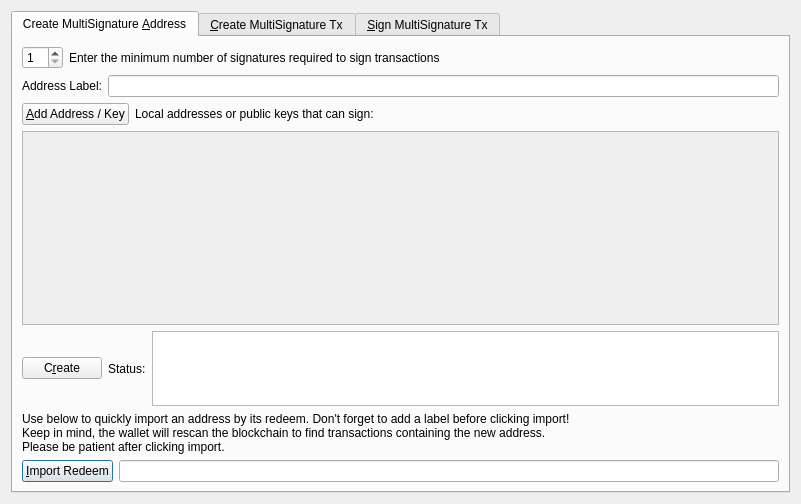
<?xml version="1.0" encoding="UTF-8"?>
<ui version="4.0">
 <class>MultisigDialog</class>
 <widget class="QDialog" name="MultisigDialog">
  <property name="geometry">
   <rect>
    <x>0</x>
    <y>0</y>
    <width>801</width>
    <height>504</height>
   </rect>
  </property>
  <property name="sizePolicy">
   <sizepolicy hsizetype="Fixed" vsizetype="Fixed">
    <horstretch>0</horstretch>
    <verstretch>0</verstretch>
   </sizepolicy>
  </property>
  <property name="windowTitle">
   <string>Multisignature Address Interactions</string>
  </property>
  <layout class="QVBoxLayout" name="verticalLayout_8">
   <item>
    <widget class="QTabWidget" name="multisigTabWidget">
     <property name="styleSheet">
      <string notr="true">QScrollArea{border: 1px solid #5b4c7c;}
QFrame{background-color:#f2f0f0;}
QLabel{background-color:#ffffff;}
QFrame &gt; QLabel{background-color:#f2f0f0;}</string>
     </property>
     <property name="currentIndex">
      <number>0</number>
     </property>
     <widget class="QWidget" name="addMultisigTab">
      <property name="sizePolicy">
       <sizepolicy hsizetype="Minimum" vsizetype="Minimum">
        <horstretch>0</horstretch>
        <verstretch>0</verstretch>
       </sizepolicy>
      </property>
      <attribute name="title">
       <string>Create MultiSignature &amp;Address</string>
      </attribute>
      <layout class="QVBoxLayout" name="verticalLayout">
       <item>
        <layout class="QHBoxLayout" name="enterMLayout">
         <item>
          <widget class="QSpinBox" name="enterMSpinbox">
           <property name="sizePolicy">
            <sizepolicy hsizetype="Fixed" vsizetype="Fixed">
             <horstretch>0</horstretch>
             <verstretch>0</verstretch>
            </sizepolicy>
           </property>
           <property name="toolTip">
            <string>How many people must sign to verify a transaction</string>
           </property>
           <property name="minimum">
            <number>1</number>
           </property>
           <property name="maximum">
            <number>16</number>
           </property>
           <property name="value">
            <number>1</number>
           </property>
          </widget>
         </item>
         <item>
          <widget class="QLabel" name="enterMLabel">
           <property name="text">
            <string>Enter the minimum number of signatures required to sign transactions</string>
           </property>
          </widget>
         </item>
        </layout>
       </item>
       <item>
        <layout class="QHBoxLayout" name="addressLabelLayout">
         <item>
          <widget class="QLabel" name="addressLableLabel">
           <property name="text">
            <string>Address Label:</string>
           </property>
          </widget>
         </item>
         <item>
          <widget class="QLineEdit" name="multisigAddressLabel"/>
         </item>
        </layout>
       </item>
       <item>
        <layout class="QHBoxLayout" name="addAddressLayout">
         <item>
          <widget class="QPushButton" name="addAddressButton">
           <property name="toolTip">
            <string>Add another address that could sign to verify a transaction from the multisig address.</string>
           </property>
           <property name="text">
            <string>&amp;Add Address / Key</string>
           </property>
           <property name="icon">
            <iconset resource="../gov.qrc">
             <normaloff>:/icons/add</normaloff>:/icons/add</iconset>
           </property>
           <property name="autoDefault">
            <bool>false</bool>
           </property>
          </widget>
         </item>
         <item>
          <widget class="QLabel" name="addAddressLabel">
           <property name="sizePolicy">
            <sizepolicy hsizetype="Preferred" vsizetype="Fixed">
             <horstretch>0</horstretch>
             <verstretch>0</verstretch>
            </sizepolicy>
           </property>
           <property name="text">
            <string>Local addresses or public keys that can sign:</string>
           </property>
          </widget>
         </item>
         <item>
          <spacer name="addAddressSpacer_2">
           <property name="orientation">
            <enum>Qt::Horizontal</enum>
           </property>
           <property name="sizeHint" stdset="0">
            <size>
             <width>40</width>
             <height>10</height>
            </size>
           </property>
          </spacer>
         </item>
        </layout>
       </item>
       <item>
        <widget class="QScrollArea" name="addAddressScrollArea">
         <property name="sizePolicy">
          <sizepolicy hsizetype="Preferred" vsizetype="Expanding">
           <horstretch>0</horstretch>
           <verstretch>0</verstretch>
          </sizepolicy>
         </property>
         <property name="widgetResizable">
          <bool>true</bool>
         </property>
         <widget class="QWidget" name="addAddressWidget">
          <property name="geometry">
           <rect>
            <x>0</x>
            <y>0</y>
            <width>759</width>
            <height>165</height>
           </rect>
          </property>
          <layout class="QVBoxLayout" name="verticalLayout_5">
           <item>
            <layout class="QVBoxLayout" name="addressList"/>
           </item>
           <item>
            <spacer name="verticalSpacer">
             <property name="orientation">
              <enum>Qt::Vertical</enum>
             </property>
             <property name="sizeHint" stdset="0">
              <size>
               <width>20</width>
               <height>40</height>
              </size>
             </property>
            </spacer>
           </item>
          </layout>
         </widget>
        </widget>
       </item>
       <item>
        <layout class="QHBoxLayout" name="addMultisigLayout">
         <item>
          <widget class="QPushButton" name="addMultisigButton">
           <property name="sizePolicy">
            <sizepolicy hsizetype="Preferred" vsizetype="Fixed">
             <horstretch>0</horstretch>
             <verstretch>0</verstretch>
            </sizepolicy>
           </property>
           <property name="toolTip">
            <string>Create a new multisig address</string>
           </property>
           <property name="toolTipDuration">
            <number>-3</number>
           </property>
           <property name="text">
            <string>C&amp;reate</string>
           </property>
           <property name="icon">
            <iconset resource="../gov.qrc">
             <normaloff>:/icons/filesave</normaloff>:/icons/filesave</iconset>
           </property>
           <property name="autoDefault">
            <bool>false</bool>
           </property>
          </widget>
         </item>
         <item>
          <widget class="QLabel" name="label">
           <property name="text">
            <string>Status:</string>
           </property>
          </widget>
         </item>
         <item>
          <widget class="QTextEdit" name="addMultisigStatus">
           <property name="sizePolicy">
            <sizepolicy hsizetype="Expanding" vsizetype="Fixed">
             <horstretch>0</horstretch>
             <verstretch>0</verstretch>
            </sizepolicy>
           </property>
           <property name="maximumSize">
            <size>
             <width>16777215</width>
             <height>75</height>
            </size>
           </property>
           <property name="readOnly">
            <bool>true</bool>
           </property>
           <property name="textInteractionFlags">
            <set>Qt::TextSelectableByKeyboard|Qt::TextSelectableByMouse</set>
           </property>
          </widget>
         </item>
        </layout>
       </item>
       <item>
        <widget class="QLabel" name="label_2">
         <property name="sizePolicy">
          <sizepolicy hsizetype="Preferred" vsizetype="Preferred">
           <horstretch>0</horstretch>
           <verstretch>0</verstretch>
          </sizepolicy>
         </property>
         <property name="text">
          <string>Use below to quickly import an address by its redeem. Don't forget to add a label before clicking import!
Keep in mind, the wallet will rescan the blockchain to find transactions containing the new address.
Please be patient after clicking import.</string>
         </property>
         <property name="scaledContents">
          <bool>false</bool>
         </property>
         <property name="wordWrap">
          <bool>true</bool>
         </property>
        </widget>
       </item>
       <item>
        <layout class="QHBoxLayout" name="importLayout">
         <item>
          <widget class="QPushButton" name="importAddressButton">
           <property name="sizePolicy">
            <sizepolicy hsizetype="Fixed" vsizetype="Fixed">
             <horstretch>0</horstretch>
             <verstretch>0</verstretch>
            </sizepolicy>
           </property>
           <property name="text">
            <string>&amp;Import Redeem</string>
           </property>
           <property name="icon">
            <iconset resource="../gov.qrc">
             <normaloff>:/icons/receiving_addresses</normaloff>:/icons/receiving_addresses</iconset>
           </property>
          </widget>
         </item>
         <item>
          <widget class="QLineEdit" name="importRedeem">
           <property name="sizePolicy">
            <sizepolicy hsizetype="Preferred" vsizetype="Fixed">
             <horstretch>0</horstretch>
             <verstretch>0</verstretch>
            </sizepolicy>
           </property>
          </widget>
         </item>
        </layout>
       </item>
      </layout>
     </widget>
     <widget class="QWidget" name="createTransactionTab">
      <attribute name="title">
       <string>&amp;Create MultiSignature Tx</string>
      </attribute>
      <layout class="QVBoxLayout" name="verticalLayout_3">
       <item>
        <layout class="QHBoxLayout" name="horizontalLayout_2">
         <item>
          <layout class="QVBoxLayout" name="createTxLayout">
           <item>
            <layout class="QHBoxLayout" name="addTxInputLayout">
             <item>
              <widget class="QLabel" name="addTxInputLabel">
               <property name="sizePolicy">
                <sizepolicy hsizetype="Fixed" vsizetype="Preferred">
                 <horstretch>0</horstretch>
                 <verstretch>0</verstretch>
                </sizepolicy>
               </property>
               <property name="text">
                <string>Inputs:</string>
               </property>
              </widget>
             </item>
             <item>
              <widget class="QPushButton" name="pushButtonCoinControl">
               <property name="sizePolicy">
                <sizepolicy hsizetype="Preferred" vsizetype="Fixed">
                 <horstretch>0</horstretch>
                 <verstretch>0</verstretch>
                </sizepolicy>
               </property>
               <property name="text">
                <string>Coin Control</string>
               </property>
              </widget>
             </item>
             <item>
              <layout class="QFormLayout" name="formLayout_2">
               <property name="rightMargin">
                <number>10</number>
               </property>
               <item row="0" column="0">
                <widget class="QLabel" name="labelQuantity">
                 <property name="text">
                  <string>Quantity Selected:</string>
                 </property>
                </widget>
               </item>
               <item row="0" column="1">
                <widget class="QLabel" name="labelQuantity_int">
                 <property name="text">
                  <string>0</string>
                 </property>
                </widget>
               </item>
               <item row="1" column="0">
                <widget class="QLabel" name="labelAmount">
                 <property name="text">
                  <string>Amount:</string>
                 </property>
                </widget>
               </item>
               <item row="1" column="1">
                <widget class="QLabel" name="labelAmount_int">
                 <property name="text">
                  <string>0</string>
                 </property>
                </widget>
               </item>
              </layout>
             </item>
             <item>
              <widget class="QPushButton" name="addInputButton">
               <property name="sizePolicy">
                <sizepolicy hsizetype="Preferred" vsizetype="Fixed">
                 <horstretch>0</horstretch>
                 <verstretch>0</verstretch>
                </sizepolicy>
               </property>
               <property name="toolTip">
                <string>Add an input to fund the outputs</string>
               </property>
               <property name="text">
                <string>Add a Raw Input</string>
               </property>
               <property name="icon">
                <iconset resource="../gov.qrc">
                 <normaloff>:/css/default</normaloff>:/css/default</iconset>
               </property>
              </widget>
             </item>
            </layout>
           </item>
           <item>
            <widget class="QScrollArea" name="txInputsScrollArea">
             <property name="sizePolicy">
              <sizepolicy hsizetype="Preferred" vsizetype="Expanding">
               <horstretch>0</horstretch>
               <verstretch>0</verstretch>
              </sizepolicy>
             </property>
             <property name="widgetResizable">
              <bool>true</bool>
             </property>
             <widget class="QWidget" name="txInputsWidget">
              <property name="geometry">
               <rect>
                <x>0</x>
                <y>0</y>
                <width>98</width>
                <height>28</height>
               </rect>
              </property>
              <layout class="QVBoxLayout" name="verticalLayout_7">
               <item>
                <layout class="QVBoxLayout" name="inputsList"/>
               </item>
               <item>
                <spacer name="txInputsSpacer">
                 <property name="orientation">
                  <enum>Qt::Vertical</enum>
                 </property>
                 <property name="sizeHint" stdset="0">
                  <size>
                   <width>20</width>
                   <height>40</height>
                  </size>
                 </property>
                </spacer>
               </item>
              </layout>
             </widget>
            </widget>
           </item>
           <item>
            <layout class="QHBoxLayout" name="addDestinationLayout">
             <item>
              <widget class="QLabel" name="addDestinationLabel">
               <property name="text">
                <string>Address / Amount:</string>
               </property>
              </widget>
             </item>
             <item>
              <widget class="QPushButton" name="addDestinationButton">
               <property name="sizePolicy">
                <sizepolicy hsizetype="Fixed" vsizetype="Fixed">
                 <horstretch>0</horstretch>
                 <verstretch>0</verstretch>
                </sizepolicy>
               </property>
               <property name="toolTip">
                <string>Add destinations to send GOV to</string>
               </property>
               <property name="text">
                <string>Add &amp;Destination</string>
               </property>
               <property name="icon">
                <iconset resource="../gov.qrc">
                 <normaloff>:/icons/add</normaloff>:/icons/add</iconset>
               </property>
              </widget>
             </item>
             <item>
              <spacer name="addDestinationHorizontalSpacer">
               <property name="orientation">
                <enum>Qt::Horizontal</enum>
               </property>
               <property name="sizeHint" stdset="0">
                <size>
                 <width>40</width>
                 <height>20</height>
                </size>
               </property>
              </spacer>
             </item>
            </layout>
           </item>
           <item>
            <widget class="QScrollArea" name="destionationsScrollArea">
             <property name="sizePolicy">
              <sizepolicy hsizetype="Expanding" vsizetype="Expanding">
               <horstretch>0</horstretch>
               <verstretch>0</verstretch>
              </sizepolicy>
             </property>
             <property name="widgetResizable">
              <bool>true</bool>
             </property>
             <widget class="QWidget" name="destinationsScrollAreaContents">
              <property name="geometry">
               <rect>
                <x>0</x>
                <y>0</y>
                <width>98</width>
                <height>28</height>
               </rect>
              </property>
              <layout class="QVBoxLayout" name="verticalLayout_11">
               <item>
                <layout class="QVBoxLayout" name="destinationsList"/>
               </item>
               <item>
                <spacer name="destinationsSpacer">
                 <property name="orientation">
                  <enum>Qt::Vertical</enum>
                 </property>
                 <property name="sizeHint" stdset="0">
                  <size>
                   <width>20</width>
                   <height>20</height>
                  </size>
                 </property>
                </spacer>
               </item>
              </layout>
             </widget>
            </widget>
           </item>
           <item>
            <layout class="QHBoxLayout" name="horizontalLayout_4">
             <item>
              <widget class="QPushButton" name="createButton">
               <property name="sizePolicy">
                <sizepolicy hsizetype="Fixed" vsizetype="Fixed">
                 <horstretch>0</horstretch>
                 <verstretch>0</verstretch>
                </sizepolicy>
               </property>
               <property name="minimumSize">
                <size>
                 <width>150</width>
                 <height>0</height>
                </size>
               </property>
               <property name="toolTip">
                <string>Create a transaction object using the given inputs to the given outputs</string>
               </property>
               <property name="text">
                <string>Cr&amp;eate</string>
               </property>
               <property name="icon">
                <iconset resource="../gov.qrc">
                 <normaloff>:/icons/export</normaloff>:/icons/export</iconset>
               </property>
               <property name="autoDefault">
                <bool>false</bool>
               </property>
               <property name="default">
                <bool>true</bool>
               </property>
              </widget>
             </item>
             <item>
              <widget class="QLabel" name="createButtonLabel">
               <property name="sizePolicy">
                <sizepolicy hsizetype="Fixed" vsizetype="Preferred">
                 <horstretch>0</horstretch>
                 <verstretch>0</verstretch>
                </sizepolicy>
               </property>
               <property name="text">
                <string>Status:</string>
               </property>
               <property name="alignment">
                <set>Qt::AlignRight|Qt::AlignTrailing|Qt::AlignVCenter</set>
               </property>
              </widget>
             </item>
             <item>
              <widget class="QTextEdit" name="createButtonStatus">
               <property name="sizePolicy">
                <sizepolicy hsizetype="Expanding" vsizetype="Minimum">
                 <horstretch>0</horstretch>
                 <verstretch>0</verstretch>
                </sizepolicy>
               </property>
               <property name="maximumSize">
                <size>
                 <width>16777215</width>
                 <height>16777215</height>
                </size>
               </property>
               <property name="readOnly">
                <bool>true</bool>
               </property>
               <property name="html">
                <string>&lt;!DOCTYPE HTML PUBLIC &quot;-//W3C//DTD HTML 4.0//EN&quot; &quot;http://www.w3.org/TR/REC-html40/strict.dtd&quot;&gt;
&lt;html&gt;&lt;head&gt;&lt;meta name=&quot;qrichtext&quot; content=&quot;1&quot; /&gt;&lt;style type=&quot;text/css&quot;&gt;
p, li { white-space: pre-wrap; }
&lt;/style&gt;&lt;/head&gt;&lt;body style=&quot; font-family:'Noto Sans'; font-size:9pt; font-weight:400; font-style:normal;&quot;&gt;
&lt;p style=&quot;-qt-paragraph-type:empty; margin-top:0px; margin-bottom:0px; margin-left:0px; margin-right:0px; -qt-block-indent:0; text-indent:0px;&quot;&gt;&lt;br /&gt;&lt;/p&gt;&lt;/body&gt;&lt;/html&gt;</string>
               </property>
              </widget>
             </item>
            </layout>
           </item>
          </layout>
         </item>
         <item>
          <layout class="QHBoxLayout" name="horizontalLayout_3"/>
         </item>
        </layout>
       </item>
      </layout>
     </widget>
     <widget class="QWidget" name="signMultisigTransaction">
      <property name="styleSheet">
       <string notr="true">txScrollArea:{
	border: 1px solid #5b4c7c;
}
keyScrollArea:{
	border: 1px solid #5b4c7c;
}
txScrollArea:{
	border: 1px solid #5b4c7c;
}</string>
      </property>
      <attribute name="title">
       <string>&amp;Sign MultiSignature Tx</string>
      </attribute>
      <layout class="QVBoxLayout" name="verticalLayout_4">
       <item>
        <layout class="QHBoxLayout" name="transactionHexLayout">
         <item>
          <widget class="QLabel" name="transactionHexLabel">
           <property name="text">
            <string>Transaction Hex:</string>
           </property>
          </widget>
         </item>
         <item>
          <widget class="QLineEdit" name="transactionHex">
           <property name="toolTip">
            <string/>
           </property>
          </widget>
         </item>
        </layout>
       </item>
       <item>
        <layout class="QHBoxLayout" name="horizontalLayout">
         <item>
          <layout class="QVBoxLayout" name="verticalLayout_2">
           <item>
            <layout class="QHBoxLayout" name="horizontalLayout_7">
             <item>
              <widget class="QPushButton" name="signButton">
               <property name="sizePolicy">
                <sizepolicy hsizetype="Preferred" vsizetype="Fixed">
                 <horstretch>0</horstretch>
                 <verstretch>0</verstretch>
                </sizepolicy>
               </property>
               <property name="minimumSize">
                <size>
                 <width>150</width>
                 <height>0</height>
                </size>
               </property>
               <property name="toolTip">
                <string>Sign the transaction from this wallet or from provided private keys</string>
               </property>
               <property name="text">
                <string>S&amp;ign</string>
               </property>
               <property name="icon">
                <iconset resource="../gov.qrc">
                 <normaloff>:/icons/edit</normaloff>:/icons/edit</iconset>
               </property>
               <property name="autoDefault">
                <bool>false</bool>
               </property>
               <property name="default">
                <bool>true</bool>
               </property>
              </widget>
             </item>
             <item>
              <widget class="QPushButton" name="commitButton">
               <property name="enabled">
                <bool>false</bool>
               </property>
               <property name="sizePolicy">
                <sizepolicy hsizetype="Preferred" vsizetype="Fixed">
                 <horstretch>0</horstretch>
                 <verstretch>0</verstretch>
                </sizepolicy>
               </property>
               <property name="toolTip">
                <string>&lt;html&gt;&lt;head/&gt;&lt;body&gt;&lt;p&gt;DISABLED until transaction has been signed enough times.&lt;/p&gt;&lt;/body&gt;&lt;/html&gt;</string>
               </property>
               <property name="autoFillBackground">
                <bool>false</bool>
               </property>
               <property name="text">
                <string>Co&amp;mmit</string>
               </property>
               <property name="icon">
                <iconset resource="../gov.qrc">
                 <normaloff>:/icons/send</normaloff>:/icons/send</iconset>
               </property>
               <property name="autoDefault">
                <bool>true</bool>
               </property>
              </widget>
             </item>
             <item>
              <layout class="QHBoxLayout" name="addPrivKeyLayout">
               <item>
                <widget class="QPushButton" name="addPrivKeyButton">
                 <property name="sizePolicy">
                  <sizepolicy hsizetype="Fixed" vsizetype="Fixed">
                   <horstretch>0</horstretch>
                   <verstretch>0</verstretch>
                  </sizepolicy>
                 </property>
                 <property name="toolTip">
                  <string>Add private keys to sign the transaction with</string>
                 </property>
                 <property name="text">
                  <string>Add Private &amp;Key</string>
                 </property>
                 <property name="icon">
                  <iconset resource="../gov.qrc">
                   <normaloff>:/icons/add</normaloff>:/icons/add</iconset>
                 </property>
                </widget>
               </item>
               <item>
                <widget class="QLabel" name="addPrivKeyLabel">
                 <property name="text">
                  <string>Sign with only private keys (Not Recommened)</string>
                 </property>
                </widget>
               </item>
              </layout>
             </item>
            </layout>
           </item>
           <item>
            <layout class="QHBoxLayout" name="horizontalLayout_5">
             <item>
              <widget class="QLabel" name="signButtonStatusLabel">
               <property name="text">
                <string>Status:</string>
               </property>
              </widget>
             </item>
             <item>
              <widget class="QTextEdit" name="signButtonStatus">
               <property name="sizePolicy">
                <sizepolicy hsizetype="Expanding" vsizetype="Preferred">
                 <horstretch>0</horstretch>
                 <verstretch>0</verstretch>
                </sizepolicy>
               </property>
               <property name="maximumSize">
                <size>
                 <width>16777215</width>
                 <height>16777215</height>
                </size>
               </property>
               <property name="verticalScrollBarPolicy">
                <enum>Qt::ScrollBarAsNeeded</enum>
               </property>
               <property name="readOnly">
                <bool>true</bool>
               </property>
               <property name="textInteractionFlags">
                <set>Qt::TextSelectableByKeyboard|Qt::TextSelectableByMouse</set>
               </property>
              </widget>
             </item>
            </layout>
           </item>
           <item>
            <widget class="QScrollArea" name="keyScrollArea">
             <property name="sizePolicy">
              <sizepolicy hsizetype="Expanding" vsizetype="Expanding">
               <horstretch>0</horstretch>
               <verstretch>0</verstretch>
              </sizepolicy>
             </property>
             <property name="widgetResizable">
              <bool>true</bool>
             </property>
             <widget class="QWidget" name="keyScrollAreaContents">
              <property name="geometry">
               <rect>
                <x>0</x>
                <y>0</y>
                <width>755</width>
                <height>68</height>
               </rect>
              </property>
              <layout class="QVBoxLayout" name="verticalLayout_9">
               <item>
                <layout class="QVBoxLayout" name="keyList"/>
               </item>
               <item>
                <spacer name="keySpacer">
                 <property name="orientation">
                  <enum>Qt::Vertical</enum>
                 </property>
                 <property name="sizeHint" stdset="0">
                  <size>
                   <width>20</width>
                   <height>40</height>
                  </size>
                 </property>
                </spacer>
               </item>
              </layout>
             </widget>
            </widget>
           </item>
          </layout>
         </item>
        </layout>
       </item>
       <item>
        <spacer name="verticalSpacer_2">
         <property name="orientation">
          <enum>Qt::Vertical</enum>
         </property>
         <property name="sizeHint" stdset="0">
          <size>
           <width>20</width>
           <height>40</height>
          </size>
         </property>
        </spacer>
       </item>
      </layout>
     </widget>
    </widget>
   </item>
  </layout>
 </widget>
 <resources>
  <include location="../gov.qrc"/>
 </resources>
 <connections/>
</ui>
